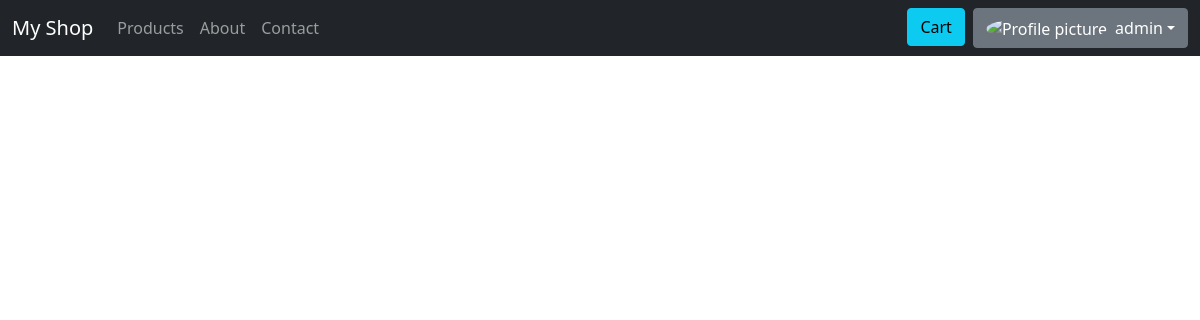
The app's page /store/viewordertest/ (signed in), older data.
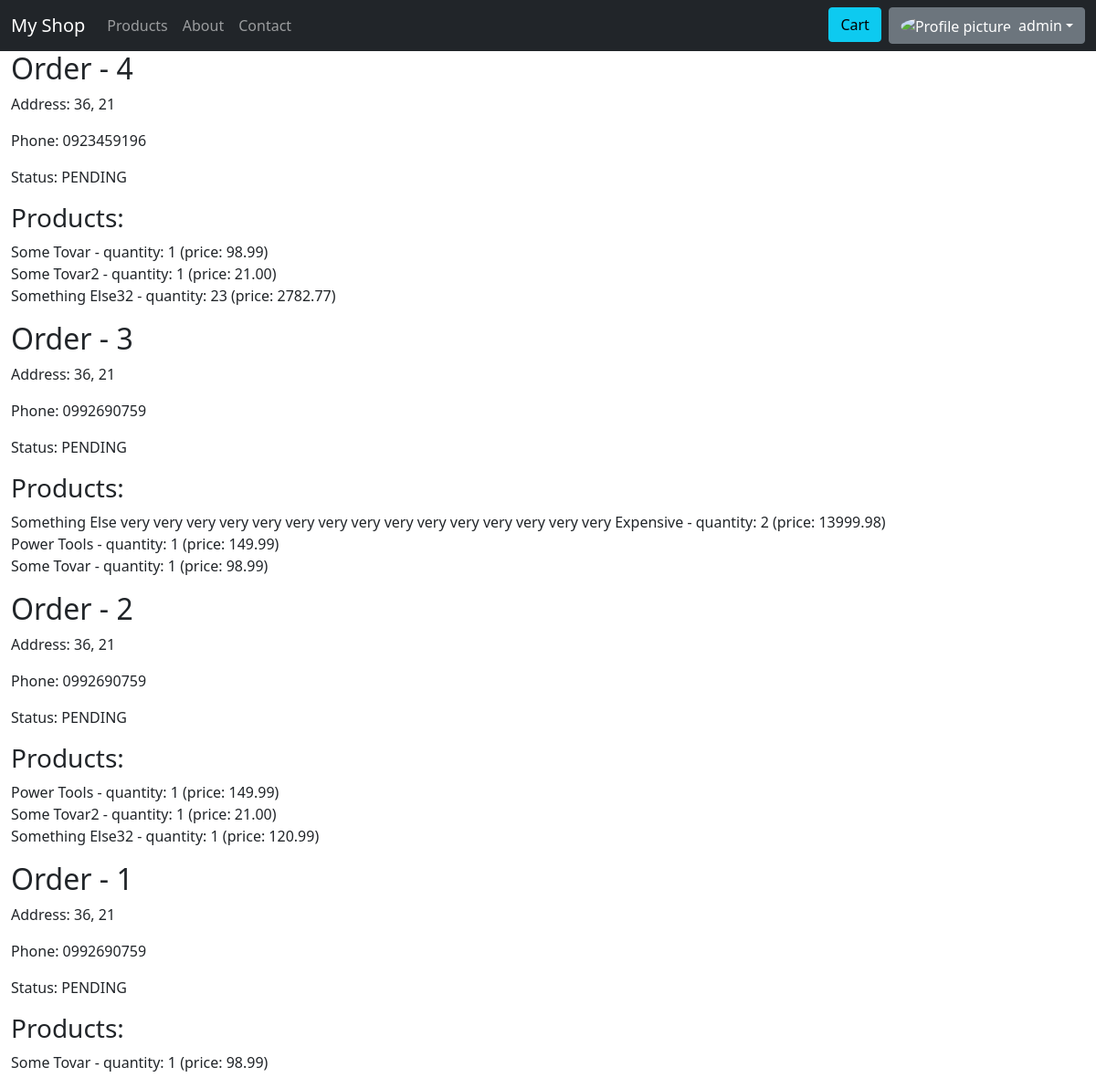
The same page, newer data.
### store/models.py (models this page shows, shortened)
class Order(models.Model):
    cart = models.ForeignKey(Cart, on_delete=models.CASCADE)
    user = models.ForeignKey(settings.AUTH_USER_MODEL, on_delete=models.CASCADE, null=True)
    date_created = models.DateTimeField(auto_now_add=True)
    date_updated = models.DateTimeField(auto_now=True)
    phone = models.CharField(max_length=12, null=True)
    address = models.ForeignKey('Address', on_delete=models.CASCADE)
    status = models.CharField(max_length=20, choices=[  # Order processing stages
        ('PENDING', 'Pending'),
        ('PROCESSING', 'Processing'),
        ('SHIPPED', 'Shipped'),
        ('DELIVERED', 'Delivered'),
        ('CANCELED', 'Canceled'),
    ], default='PENDING')
    class Meta:
        ordering = ['-date_created']

class Address(models.Model):
    street = models.CharField(max_length=100)
    house_number = models.CharField(max_length=20)
    def __str__(self):
        return f'{self.street}, {self.house_number}'

class CartProduct(models.Model):
    cart = models.ForeignKey('Cart', on_delete=models.CASCADE, null=True)
    product = models.ForeignKey(Product, on_delete=models.CASCADE, null=True)
    quantity = models.IntegerField(default=1)
    def __str__(self):
        return self.product.name
    def get_true_price(self):
        return self.quantity * self.product.price
    def get_discount_price(self):
        return self.quantity * self.product.discount_price
    def get_price(self):
        if self.product.discount_price:
            return self.get_discount_price()
        return self.get_true_price()

class Product(models.Model):
    name = models.CharField(max_length=100)
    price = models.DecimalField(max_digits=10, decimal_places=2)
    discount_price = models.DecimalField(blank=True, null=True, max_digits=10, decimal_places=2)
    category = models.ForeignKey(Category, on_delete=models.CASCADE)
    slug = models.SlugField(null=True, blank=True)
    description = models.TextField()
    image = models.ImageField(upload_to='products/', null=True, blank=True, default='products/default.jpg')
    date_created = models.DateTimeField(auto_now_add=True)

### store/views.py (the view)
# urls.py: path('viewordertest/', views.view_orders, name='orders_view')
@permission_required('store.add_order')
def view_orders(request):
    orders = Order.objects.select_related('address', 'cart').prefetch_related('cart__cartproduct_set',
                                                                              'cart__cartproduct_set__product')
    context = {
        'orders': orders,
    }
    return render(request, 'store/view_orders.html', context=context)

### templates/store/view_orders.html
{% extends 'base.html' %}
{% block content %}
{% for order in orders %}
  <h2>Order - {{ order.id }}</h2>
  <p>Address: {{ order.address }}</p>
  <p>Phone: {{ order.phone }}</p>
  <p>Status: {{ order.status }}</p>
  <h3>Products:</h3>
  <ul>
    {% for product in order.cart.cartproduct_set.all %}
      <li>
        {{ product }} - quantity: {{ product.quantity }} (price: {{ product.get_price }})
      </li>
    {% endfor %}
  </ul>
{% endfor %}
{% endblock content %}

Row changes from the older to the newer data that the page shows:
added Order: id "4", address "36, 21", phone "0923459196", status "PENDING"
added CartProduct: product.name "Some Tovar", quantity "1", get_price "98.99", shown under "4"
added CartProduct: product.name "Some Tovar2", quantity "1", get_price "21.00", shown under "4"
added CartProduct: product.name "Something Else32", quantity "23", get_price "2782.77", shown under "4"
added Order: id "3", address "36, 21", phone "0992690759", status "PENDING"
now on this page (row unchanged): CartProduct: product.name "Something Else very very very very very very very very very very very very very very very Expensive", quantity "2", get_price "13999.98", shown under "3"
added CartProduct: product.name "Power Tools", quantity "1", get_price "149.99", shown under "3"
added CartProduct: product.name "Some Tovar", quantity "1", get_price "98.99", shown under "3"
added Order: id "2", address "36, 21", phone "0992690759", status "PENDING"
added CartProduct: product.name "Power Tools", quantity "1", get_price "149.99", shown under "2"
added CartProduct: product.name "Some Tovar2", quantity "1", get_price "21.00", shown under "2"
added CartProduct: product.name "Something Else32", quantity "1", get_price "120.99", shown under "2"
added Order: id "1", address "36, 21", phone "0992690759", status "PENDING"
added CartProduct: product.name "Some Tovar", quantity "1", get_price "98.99"
